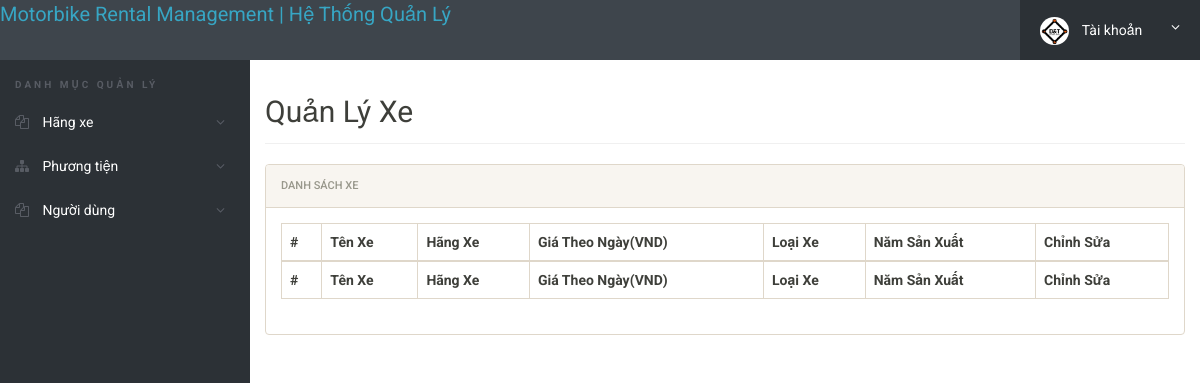
/admin/login/manage-vehicles.php (signed in), run on an earlier commit of the app's database.
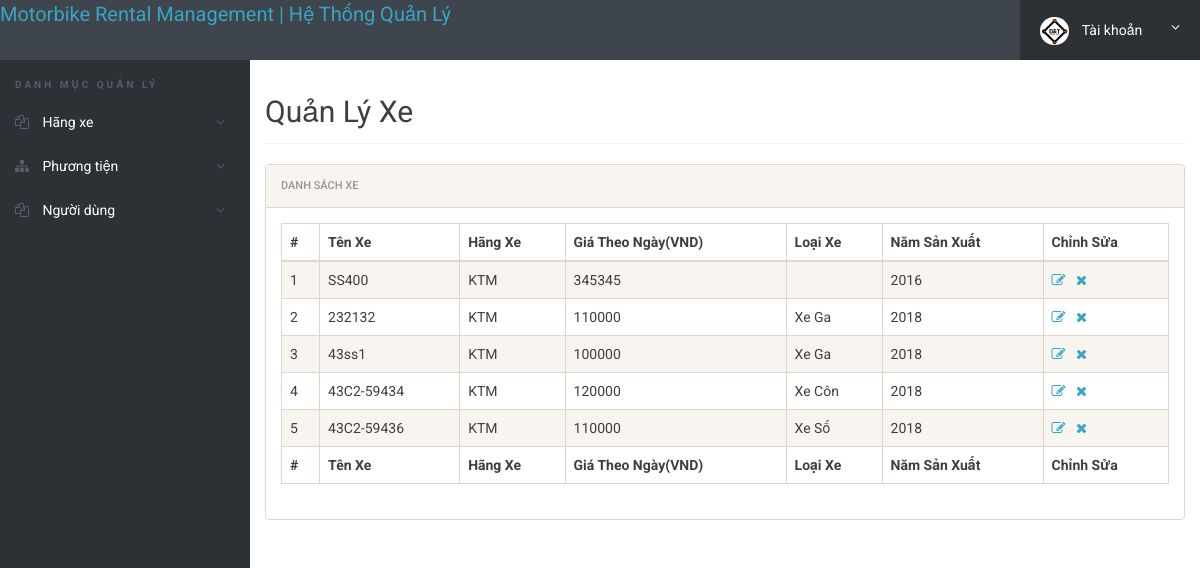
And on a later commit of the database.
### tables this page shows
CREATE TABLE IF NOT EXISTS `HangXe` (
  `id` int(11) NOT NULL primary key,
  `TenHang` varchar(120) NOT NULL,
  `CreationDate` timestamp NULL DEFAULT CURRENT_TIMESTAMP,
  `UpdationDate` timestamp NULL DEFAULT NULL ON UPDATE CURRENT_TIMESTAMP
);

### admin/login/manage-vehicles.php (the view, shortened to what this page needs)
<?php
include('includes/config.php');
if(strlen($_SESSION['alogin'])==0)
	{
header('location:index.php');
}
else{
 ?>
<!doctype html>
<html lang="en" class="no-js">
<head>
	<link rel="stylesheet" href="css/font-awesome.min.css">
	<link rel="stylesheet" href="css/bootstrap.min.css">
	<link rel="stylesheet" href="css/dataTables.bootstrap.min.css">
	<link rel="stylesheet" href="css/bootstrap-social.css">
	<link rel="stylesheet" href="css/bootstrap-select.css">
	<link rel="stylesheet" href="css/fileinput.min.css">
	<link rel="stylesheet" href="css/awesome-bootstrap-checkbox.css">
	<link rel="stylesheet" href="css/style.css">
</head>
<body>
	<?php include('includes/header.php');?>
	<div class="ts-main-content">
		<?php include('includes/leftbar.php');?>
		<div class="content-wrapper">
			<div class="container-fluid">
				<div class="row">
					<div class="col-md-12">
						<h2 class="page-title">Quản Lý Xe</h2>
						<div class="panel panel-default">
							<div class="panel-heading">Danh sách xe</div>
							<div class="panel-body">
								<table id="zctb" class="display table table-striped table-bordered table-hover" cellspacing="0" width="100%">
									<thead>
										<tr>
										<th>#</th>
											<th>Tên Xe</th>
											<th>Hãng Xe </th>
											<th>Giá Theo Ngày(VND)</th>
											<th>Loại Xe</th>
											<th>Năm Sản Xuất</th>
											<th>Chỉnh Sửa</th>
										</tr>
									</thead>
									<tfoot>
										<tr>
										<th>#</th>
										<th>Tên Xe</th>
											<th>Hãng Xe </th>
											<th>Giá Theo Ngày(VND)</th>
											<th>Loại Xe</th>
											<th>Năm Sản Xuất</th>
											<th>Chỉnh Sửa</th>
										</tr>
									</tfoot>
									<tbody>
<?php $sql = "SELECT thongtinxe.TenXe,hangxe.TenHang,thongtinxe.GiaThueTheoNgay,thongtinxe.Type,thongtinxe.NamSanXuat,thongtinxe.id from thongtinxe join hangxe on hangxe.id=thongtinxe.HangXe";
$query = $dbh -> prepare($sql);
$query->execute();
$results=$query->fetchAll(PDO::FETCH_OBJ);
$cnt=1;
if($query->rowCount() > 0)
{
foreach($results as $result)
{				?>
										<tr>
											<td><?php echo htmlentities($cnt);?></td>
											<td><?php echo htmlentities($result->TenXe);?></td>
											<td><?php echo htmlentities($result->TenHang);?></td>
											<td><?php echo htmlentities($result->GiaThueTheoNgay);?></td>
											<td><?php echo htmlentities($result->Type);?></td>
												<td><?php echo htmlentities($result->NamSanXuat);?></td>
		<td><a href="edit-vehicle.php?id=<?php echo $result->id;?>"><i class="fa fa-edit"></i></a>&nbsp;&nbsp;
<a href="manage-vehicles.php?del=<?php echo $result->id;?>" onclick="return confirm('Bạn có muốn xóa hồ sơ xe');"><i class="fa fa-close"></i></a></td>
										</tr>
										<?php $cnt=$cnt+1; }} ?>
									</tbody>
								</table>
							</div>
						</div>
					</div>
				</div>
			</div>
		</div>
	</div>
</body>
</html>
<?php } ?>

### admin/login/includes/header.php (shortened to what this page needs)
<div class="brand clearfix">
	<a href="dashboard.php" style="font-size: 20px;">Motorbike Rental Management | Hệ Thống Quản Lý</a>
		<ul class="ts-profile-nav">
			<li class="ts-account">
				<a href="#"><img src="img/Snapseed.jpg" class="ts-avatar hidden-side" alt=""> Tài khoản <i class="fa fa-angle-down hidden-side"></i></a>
			</li>
		</ul>
	</div>

### admin/login/includes/leftbar.php (shortened to what this page needs)
	<nav class="ts-sidebar">
			<ul class="ts-sidebar-menu">
				<li class="ts-label">DANH MỤC QUẢN LÝ</li>
<li><a href="#"><i class="fa fa-files-o"></i> Hãng xe</a>
</li>
<li><a href="#"><i class="fa fa-sitemap"></i> Phương tiện</a>
				</li>
				<li><a href="#"><i class="fa fa-files-o"></i> Người dùng</a>
			    </li>
			</ul>
		</nav>

### admin/login/css/style.css (style rules this page uses)
html { font-size: 14px; }
@media only screen and (min-width: 480px) { html { font-size: 17px; } }
@media only screen and (min-width: 768px) { html { font-size: 14px; } }
body { font-size: 1em; }
a { color: #37a6c4; }
.panel { overflow: hidden; }
ul, li { margin: 0; padding: 0; list-style: none; }
.page-title { padding-bottom: 15px; margin-bottom: 20px; border-bottom: 1px solid #f0f0f0; }
.brand { background: #3e454c; position: relative; z-index: 3; position: fixed; width: 100%; top: 0; }
.brand .ts-profile-nav { float: right; display: none; }
.brand .ts-profile-nav li { float: left; position: relative; }
.brand .ts-profile-nav li a { display: block; padding: 20px; color: #fff; }
.brand .ts-profile-nav .ts-account .fa-angle-down { float: right; }
.brand .ts-profile-nav .ts-account > a { width: 180px; background: #2c3136; }
.brand .ts-profile-nav .ts-account .ts-avatar { border-radius: 50%; height: 28px; margin: -10px 0; margin-right: 10px; }
@media only screen and (min-width: 992px) { .brand .ts-profile-nav { display: block; } }
.ts-sidebar { background: #2c3136; max-height: 0; transition: max-height 0.3s; overflow: hidden; position: fixed; z-index: 2; width: 100%; bottom: 0; top: 60px; overflow-y: auto; }
@media only screen and (min-width: 992px) { .ts-sidebar { max-height: 100%; bottom: 0; } }
.ts-sidebar-menu .ts-label { color: #585c64; font-weight: bold; padding: 8px 15px; text-transform: uppercase; font-size: 10px; letter-spacing: 3px; margin-top: 10px; }
.ts-sidebar-menu a { display: block; text-decoration: none; padding: 12px 15px; color: #fff; }
.ts-sidebar-menu li { position: relative; }
.ts-sidebar-menu li i { color: #585c64; margin-right: 10px; }
.ts-main-content .content-wrapper { padding-top: 15px; margin-top: 60px; }
@media only screen and (min-width: 992px) { .ts-main-content .ts-sidebar { width: 250px; float: left; } }
@media only screen and (min-width: 992px) { .ts-main-content .content-wrapper { margin-left: 250px; } }

What changed in the data, as far as the page shows it:
now on this page (row edited): thongtinxe: TenXe "SS400", hangxe.TenHang "KTM", GiaThueTheoNgay "345345", NamSanXuat "2016"
now on this page (row edited): thongtinxe: TenXe "232132", hangxe.TenHang "KTM", GiaThueTheoNgay "110000", Type "Xe Ga", NamSanXuat "2018"
now on this page (row edited): thongtinxe: TenXe "43ss1", hangxe.TenHang "KTM", GiaThueTheoNgay "100000", Type "Xe Ga", NamSanXuat "2018"
now on this page (row edited): thongtinxe: TenXe "43C2-59434", hangxe.TenHang "KTM", GiaThueTheoNgay "120000", Type "Xe Côn", NamSanXuat "2018"
now on this page (row edited): thongtinxe: TenXe "43C2-59436", hangxe.TenHang "KTM", GiaThueTheoNgay "110000", Type "Xe Số", NamSanXuat "2018"
